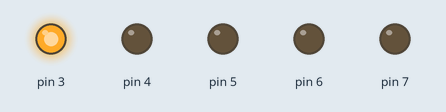
The sketch below on a simulated Arduino Uno, built with avr-gcc and run on an emulated ATmega328P. On the bench: output pins drawn as LEDs (lit = HIGH).

Above: at 0.2 s.
At 1.7 s:
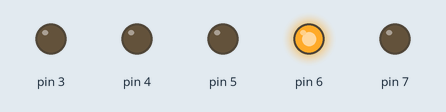
At 2.5 s:
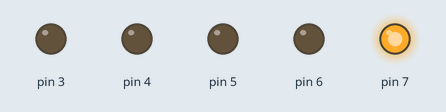
At 4.2 s:
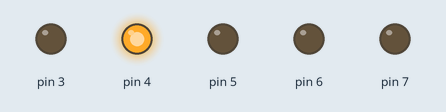
At 6.2 s:
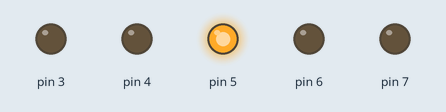
Timing chart, 0 to 6.5 s (numbered marks = the images above):
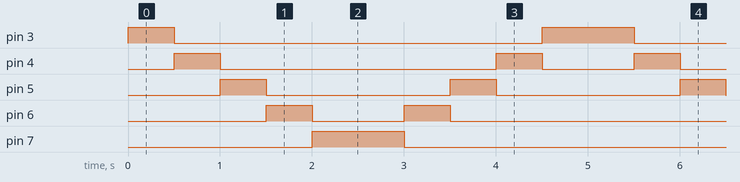

The sketch:

problemseti_1_karasimsek.ino
```cpp
void setup()
{
  pinMode(3, OUTPUT);
  pinMode(4,OUTPUT);
  pinMode(5,OUTPUT);
  pinMode(6,OUTPUT);
  pinMode(7,OUTPUT);
}

void loop()
{
  for(int i=3;i<=7;i++)
  {
    digitalWrite(i,HIGH);
    delay(500);
    digitalWrite(i,LOW);
  }
  for(int i=7;i>=3;i--)
  {
    digitalWrite(i,HIGH);
    delay(500);
    digitalWrite(i,LOW);
  }
}
```

Measured:
- by itself, pin 3: repeats every 5.0 s: LOW 4.0 s, HIGH 1.0 s
- by itself, pin 4: repeats every 5.0 s: LOW 3.0 s, HIGH 0.50 s, LOW 1.0 s, HIGH 0.50 s
- by itself, pin 5: alternates HIGH for 0.50 s and LOW for 2.0 s
- by itself, pin 6: repeats every 5.0 s: LOW 1.0 s, HIGH 0.50 s, LOW 3.0 s, HIGH 0.50 s
- by itself, pin 7: alternates HIGH for 1.0 s and LOW for 4.0 s
